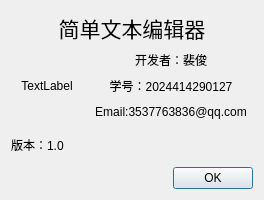
<?xml version="1.0" encoding="UTF-8"?>
<ui version="4.0">
 <class>aboutDialog</class>
 <widget class="QDialog" name="aboutDialog">
  <property name="geometry">
   <rect>
    <x>0</x>
    <y>0</y>
    <width>264</width>
    <height>200</height>
   </rect>
  </property>
  <property name="minimumSize">
   <size>
    <width>264</width>
    <height>200</height>
   </size>
  </property>
  <property name="maximumSize">
   <size>
    <width>264</width>
    <height>200</height>
   </size>
  </property>
  <property name="windowTitle">
   <string>关于</string>
  </property>
  <layout class="QVBoxLayout" name="verticalLayout_4">
   <item>
    <layout class="QVBoxLayout" name="verticalLayout_3">
     <item>
      <widget class="QLabel" name="labelTitle">
       <property name="font">
        <font>
         <pointsize>16</pointsize>
        </font>
       </property>
       <property name="text">
        <string>简单文本编辑器</string>
       </property>
       <property name="alignment">
        <set>Qt::AlignCenter</set>
       </property>
      </widget>
     </item>
     <item>
      <layout class="QVBoxLayout" name="verticalLayout_2">
       <item>
        <layout class="QHBoxLayout" name="horizontalLayout">
         <item>
          <widget class="QLabel" name="labelIcon">
           <property name="minimumSize">
            <size>
             <width>72</width>
             <height>72</height>
            </size>
           </property>
           <property name="maximumSize">
            <size>
             <width>72</width>
             <height>72</height>
            </size>
           </property>
           <property name="text">
            <string>TextLabel</string>
           </property>
           <property name="alignment">
            <set>Qt::AlignCenter</set>
           </property>
          </widget>
         </item>
         <item>
          <layout class="QVBoxLayout" name="verticalLayout">
           <item>
            <widget class="QLabel" name="labelName">
             <property name="text">
              <string>开发者：裴俊</string>
             </property>
             <property name="alignment">
              <set>Qt::AlignCenter</set>
             </property>
             <property name="wordWrap">
              <bool>true</bool>
             </property>
            </widget>
           </item>
           <item>
            <widget class="QLabel" name="labelId">
             <property name="text">
              <string>学号：2024414290127</string>
             </property>
             <property name="alignment">
              <set>Qt::AlignCenter</set>
             </property>
            </widget>
           </item>
           <item alignment="Qt::AlignHCenter">
            <widget class="QLabel" name="labelEmail">
             <property name="text">
              <string>Email:3537763836@qq.com</string>
             </property>
             <property name="alignment">
              <set>Qt::AlignCenter</set>
             </property>
            </widget>
           </item>
          </layout>
         </item>
        </layout>
       </item>
      </layout>
     </item>
     <item alignment="Qt::AlignLeft">
      <widget class="QLabel" name="labelVersion">
       <property name="text">
        <string>版本：1.0</string>
       </property>
       <property name="alignment">
        <set>Qt::AlignLeading|Qt::AlignLeft|Qt::AlignVCenter</set>
       </property>
      </widget>
     </item>
     <item>
      <widget class="QDialogButtonBox" name="buttonBox">
       <property name="orientation">
        <enum>Qt::Horizontal</enum>
       </property>
       <property name="standardButtons">
        <set>QDialogButtonBox::Ok</set>
       </property>
      </widget>
     </item>
    </layout>
   </item>
  </layout>
 </widget>
 <resources/>
 <connections>
  <connection>
   <sender>buttonBox</sender>
   <signal>accepted()</signal>
   <receiver>aboutDialog</receiver>
   <slot>accept()</slot>
   <hints>
    <hint type="sourcelabel">
     <x>219</x>
     <y>220</y>
    </hint>
    <hint type="destinationlabel">
     <x>157</x>
     <y>221</y>
    </hint>
   </hints>
  </connection>
  <connection>
   <sender>buttonBox</sender>
   <signal>rejected()</signal>
   <receiver>aboutDialog</receiver>
   <slot>reject()</slot>
   <hints>
    <hint type="sourcelabel">
     <x>309</x>
     <y>216</y>
    </hint>
    <hint type="destinationlabel">
     <x>286</x>
     <y>221</y>
    </hint>
   </hints>
  </connection>
 </connections>
</ui>
